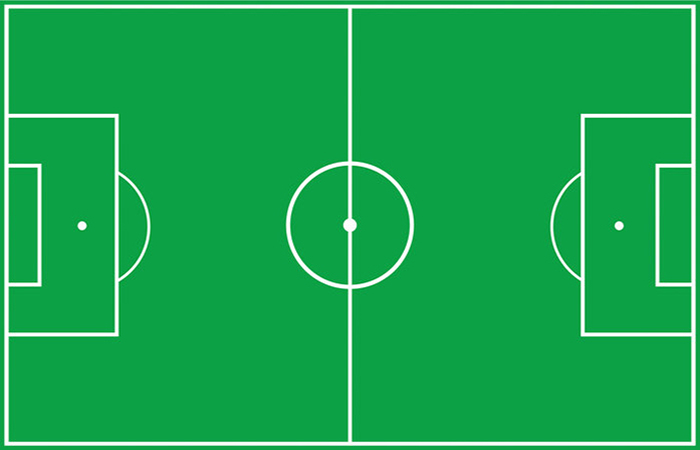
#> input picture images/FootballField.jpg, 700 x 450 px, given in place of stitched_background.png, which was not available
$ python main.py   (older library calls are emulated)
#> lines starting #> are read from the running program, lines starting #| are printed output that depends on the picture; pictures that were not available may be replaced by others from this repository, and a replacement may not be noted
### code/player_detector.py
import numpy as np
import cv2

# Read background image
BACKGROUND_IMG = cv2.imread('../images/stitched_background.png')
#> BACKGROUND_IMG is the input picture: shape (450, 700, 3); mean B, G, R 79.1, 166.1, 25.5
BACKGROUND_IMG_HSV = np.float32(cv2.cvtColor(BACKGROUND_IMG, cv2.COLOR_BGR2HSV))
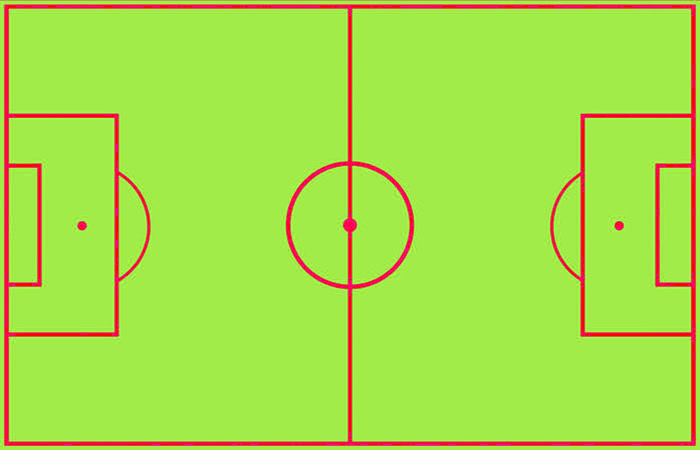
#> BACKGROUND_IMG_HSV: shape (450, 700, 3) float32; mean B, G, R 71.2, 222.3, 165.6
BACKGROUND_IMG_LAB = np.float32(cv2.cvtColor(BACKGROUND_IMG, cv2.COLOR_BGR2LAB))
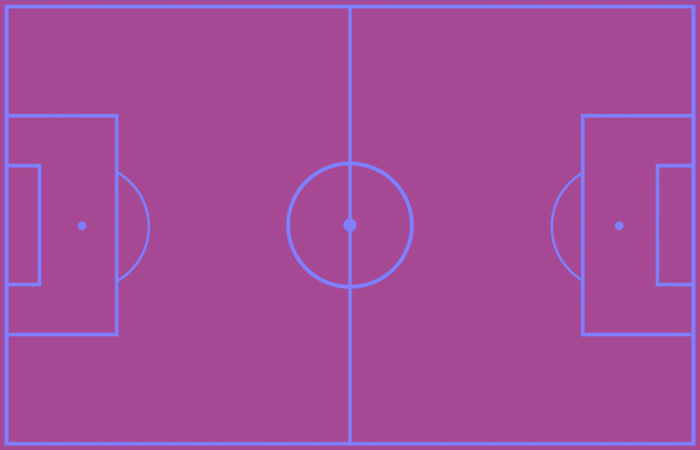
#> BACKGROUND_IMG_LAB: shape (450, 700, 3) float32; mean B, G, R 153.8, 75.6, 164.4

class Color(object):
    BLUE  = (255, 0, 0)
    GREEN = (0, 255, 0)
    RED   = (0, 0, 255)
    BLUE_GOALIE = (255, 50, 50)
    RED_GOALIE  = (50, 50, 255)

# Shadow removal parameters
VALUE_LOW_THRESH = 0.4
VALUE_HIGH_THRESH = 0.95
SATURATION_THRESH = 60
HUE_THRESH = 4

# Variable thresholding based on row position
# [29 lines left out: functions threshVal, areaVal, not called in this run]

# Generates a mask where the area inside the polygon specified
# by the pts is set to 1, and everything else is set to 0
def generateMask(pts):
    mask = np.zeros(BACKGROUND_IMG[:,:,0].shape)
    cv2.fillConvexPoly(mask, pts, 1)
#> mask: shape (450, 700) float64; every value is 0
    return mask

# Area of the field players are standing in
FIELD_PTS = np.array(
    [[2592, 199],
    [4892, 182],
    [5400, 288],
    [5948, 288],
    [5948, 408],
    [8500, 990],
    [-100, 990]])
FIELD_MASK = generateMask(FIELD_PTS)

# Area of the field blue goalie is standing in
BLUE_GOALIE_PTS = np.array(
    [[5240, 267],
    [5940, 267],
    [5940, 400],
    [5240, 400]])
BLUE_GOALIE_MASK = generateMask(BLUE_GOALIE_PTS).astype('bool')

# Area of the field which has shadows that need to be removed
SHADOW_PTS = np.array(
    [[3200, 190],
    [5030, 178],
    [9550, 1100],
    [-500, 1100],
    [1512, 504],
    [2576, 504]])
SHADOW_MASK = generateMask(SHADOW_PTS).astype('bool')

# Filter out contours that:
#   1. Are too small
#   2. Have a wide aspect ratio
#   3. Are outside the field boundary
# Note: Special area filter in the blue goalie area is used
# [213 lines left out: functions contourFilter, shadowMask, getPlayers, generateDetectionFrames, generatePlayersList, generateVideoWithRect, not called in this run]

# [2 lines that do not run on import are left out]

### code/stitch.py
import cv2
import cv2.cv as cv
import numpy as np

# remove {left} pixels from the left of the image
# [6 lines left out: function remove_left, not called in this run]


# Gloabl variable sof raching the masks
left_cached = False
right_cached = False

left_intersect = None
right_intersect = None
left_intersect_line = None
right_intersect_line = None
# This function overlaps 2 images together
# algorithm:
# To exploit the fast matrix operation of numpy (using forloop will be extremely slow!)
# We simple add the two matrices representing the images together
# However, this causes the overlapping (non-black/empty) parts to be
# added together
# So we remove the overlapping region from the bottom image before adding
# This is done by generating a mask with "and" operation
# then remove the masked region
# However, transformed image has a black stripe at its left and right so we need to
# remove that as well
# [43 lines left out: function overlap, not called in this run]


def stitch_pics(l, m, r, atran, lptran, rptran, leftonetran, right_add, left_add):
    # first move the images appropriately, then overlap them
#> called with atran = array of shape (2, 3), lptran = array of shape (3, 3), rptran = array of shape (3, 3), leftonetran = array of shape (2, 3), right_add = 3600, left_add = 2700
    mt = cv2.warpAffine(m, atran, (m.shape[1] + left_add + right_add, m.shape[0]))
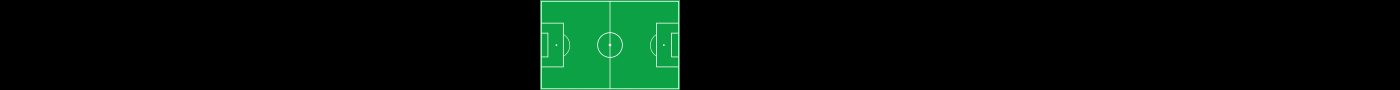
#> mt: shape (450, 7000, 3) (shown at 1/5 size); mean B, G, R 7.9, 16.6, 2.5
    lt = cv2.warpPerspective(l, lptran, (mt.shape[1], mt.shape[0]))
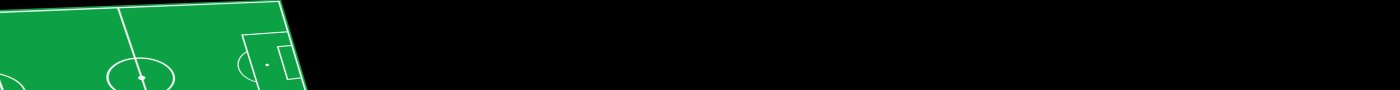
#> lt: shape (450, 7000, 3) (shown at 1/5 size); mean B, G, R 15.5, 33, 4.7
    rt = cv2.warpPerspective(r, rptran, (mt.shape[1], mt.shape[0]))
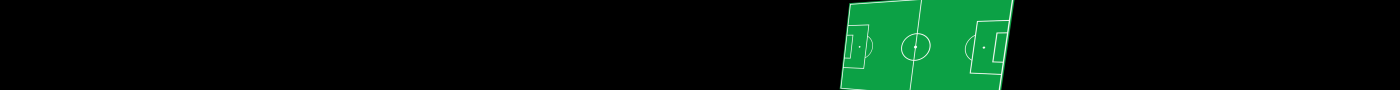
#> rt: shape (450, 7000, 3) (shown at 1/5 size); mean B, G, R 9, 19.2, 2.7
#> (the run stopped early here; a loop or call above may not have finished)
